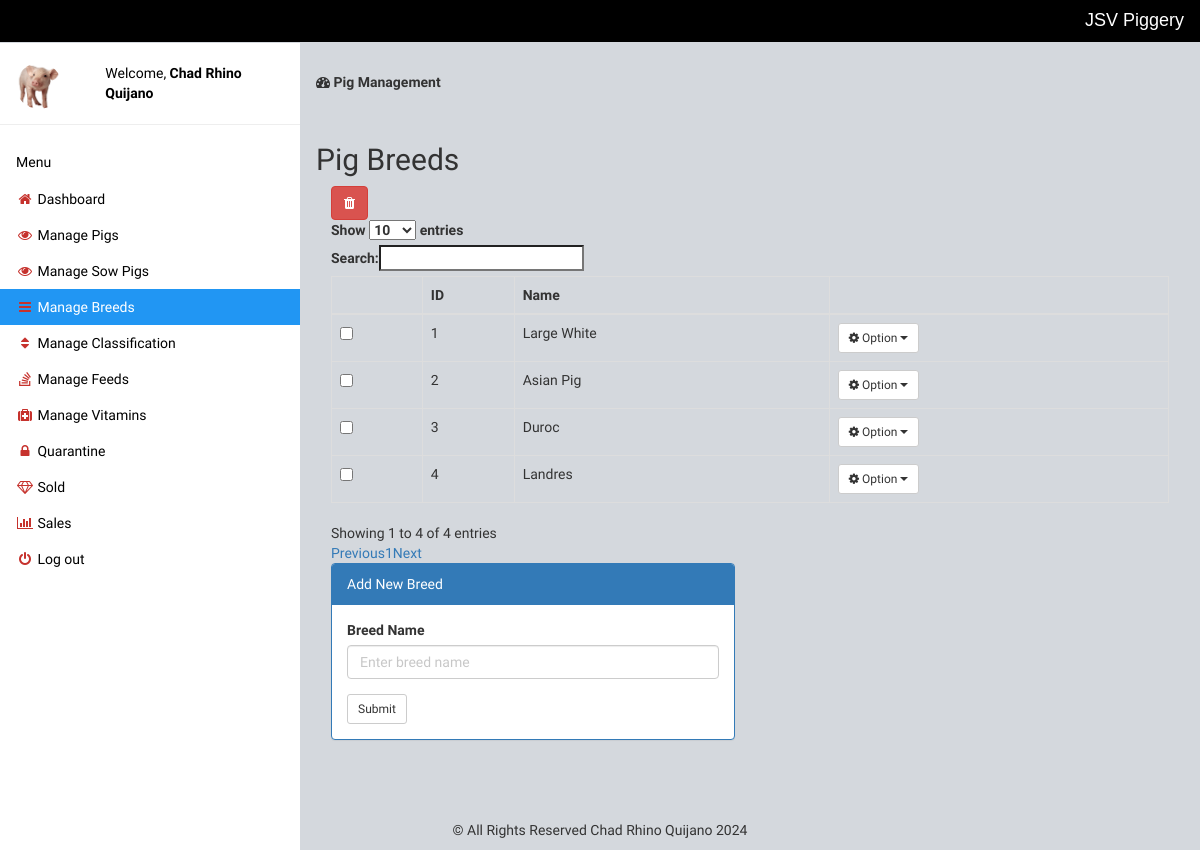
Screenshot of /manage-breed.php (signed in) with the database file from the repository.
### tables this page shows
CREATE TABLE `breed` (
  `id` int(11) NOT NULL,
  `name` varchar(255) NOT NULL
);

### manage-breed.php (the view, shortened to what this page needs)
<?php include 'setting/system.php'; ?>
<?php include 'theme/head.php'; ?>
<?php include 'theme/sidebar.php'; ?>
<div class="w3-main" style="margin-left:300px;margin-top:43px;">
	<header class="w3-container" style="padding-top:22px">
		<h5><b><i class="fa fa-dashboard"></i> Pig Management</b></h5>
	</header>
	<div class="w3-container" style="padding-top:22px">
		<div class="w3-row">
			<h2>Pig Breeds</h2>
			<div class="col-md-12">
				<a title="Check to delete from list" data-toggle="modal" data-target="#_removed" id="delete" class="btn btn-danger"><i class="fa fa-trash"></i>
				</a>
				<form method="post" action="delete_breed.php">
					<table class="table table-hover table-bordered" id="table">
						<thead>
							<tr>
								<th></th>
								<th>ID</th>
								<th>Name</th>
								<th></th>
							</tr>
						</thead>
						<tbody>
							<?php
							$get = $db->query("SELECT * FROM breed");
							$res = $get->fetchAll(PDO::FETCH_OBJ);
							foreach ($res as $n) { ?>
								<tr>
									<td>
										<input type="checkbox" name="selector[]" value="<?php echo $n->id ?>">
									</td>
									<td> <?php echo $n->id; ?> </td>
									<td> <?php echo $n->name; ?> </td>
									<td class="dropdown">
										<button class="btn btn-sm btn-default dropdown-toggle" type="button" data-toggle="dropdown"><i class="fa fa-cog"></i> Option
											<span class="caret"></span></button>
									</td>
								</tr>
							<?php }
							?>
						</tbody>
					</table>
				</form>
			</div>
			<?php
			$title = "Add New Breed";
			$name = "";
			$button_name = "submit";
			?>
			<div class="col-md-6">
				<div class="panel panel-primary">
					<div class="panel-heading"><?= $title ?></div>
					<div class="panel-body">
						<form method="post">
							<div class="form-group">
								<label class="control-label">Breed Name</label>
								<input type="text" name="breed" class="form-control" placeholder="Enter breed name" value="<?= $name ?>">
							</div>
							<button class="btn btn-sm btn-default" type="submit" name="<?= $button_name ?>">Submit</button>
						</form>
					</div>
				</div>
			</div>
		</div>
	</div>
</div>
<?php include 'theme/foot.php'; ?>

### theme/head.php (style rules this page uses)
body { font-family: 'Baumans'; background-color: #d4d8dd; }

### rows the page displays
breed: id "1", name "Large White"
breed: id "2", name "Asian Pig"
breed: id "3", name "Duroc"
breed: id "4", name "Landres"

### other values shown
NAME_X "JSV Piggery"
$_SESSION['name'] "Chad Rhino Quijano"
$title "Add New Breed"
